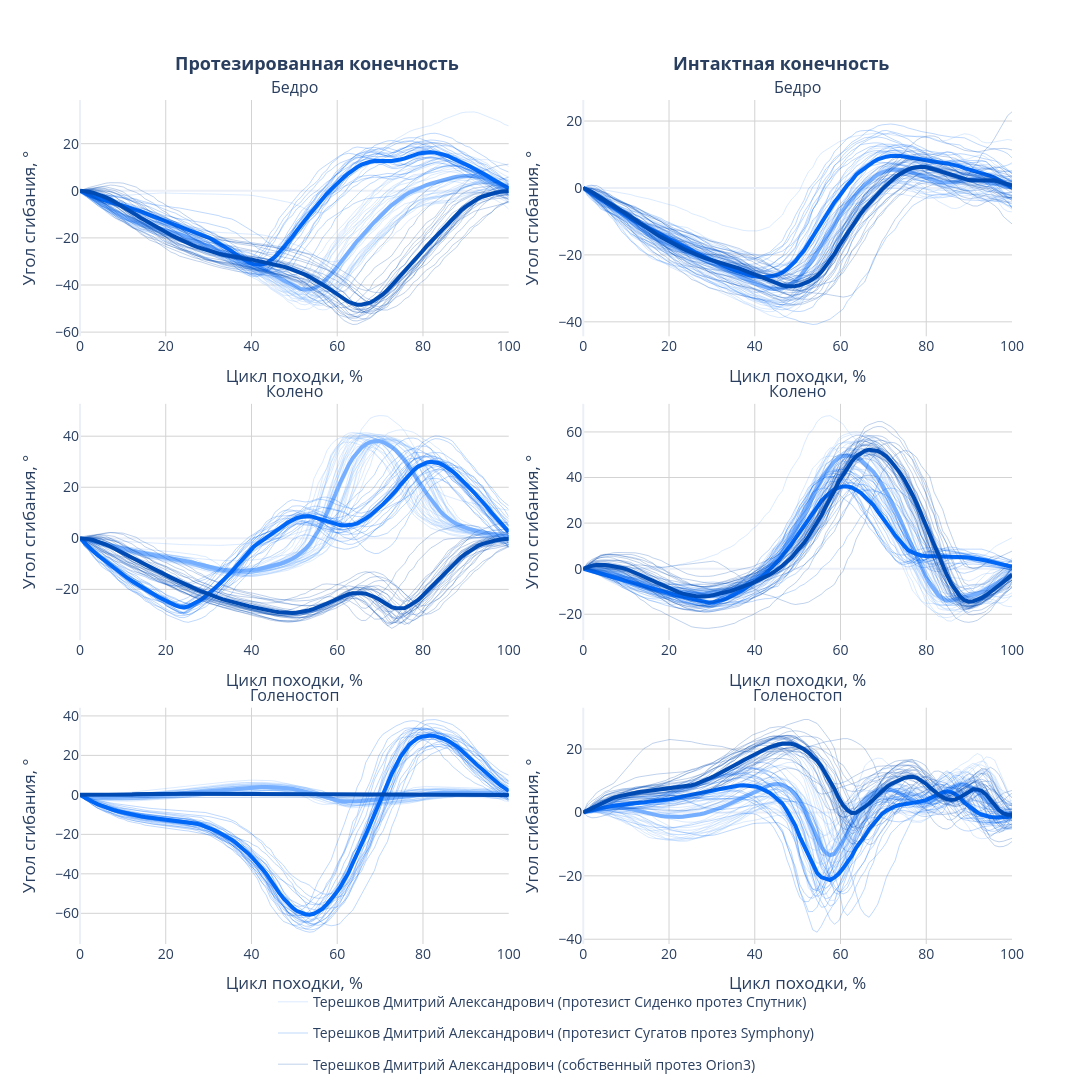

This figure's notebook cell:
### Code cell
fig_tereshkov = plot_cycles_report(
    all_patients_cycles,
    patient_filter="Терешков"
)

fig_tereshkov.show()
